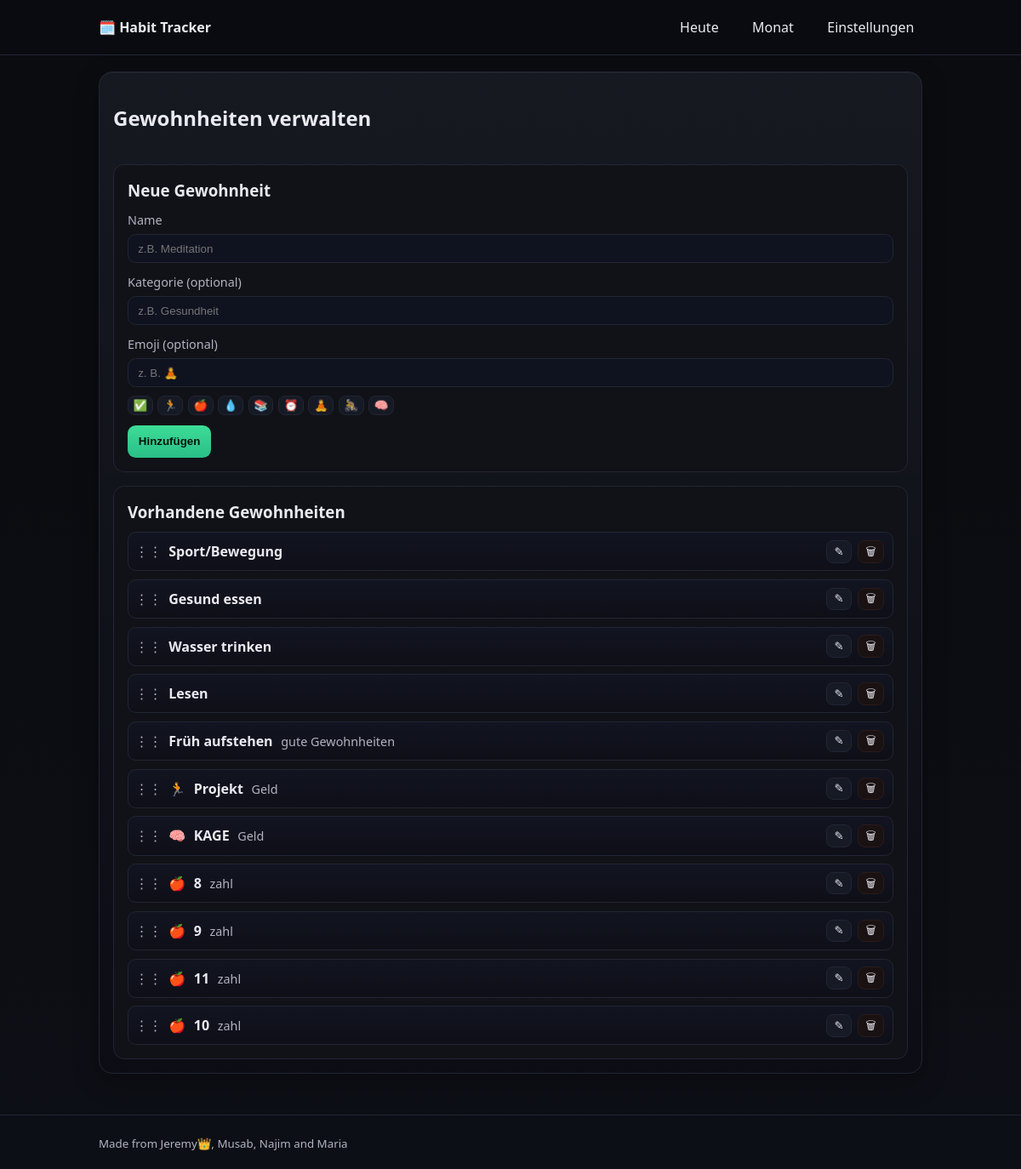
The page /settings on the database its author committed.
### app.py (models this page shows)
class Habit(db.Model):
    __tablename__ = 'habits'
    id = db.Column(db.Integer, primary_key=True)
    name = db.Column(db.String(200), nullable=False)
    category = db.Column(db.String(100))
    position = db.Column(db.Integer, default=0)
    created_at = db.Column(db.DateTime, default=lambda: datetime.now(TIMEZONE))
    emoji = db.Column(db.String(10))  # optionales Emoji
    entries = db.relationship('Entry', backref='habit', lazy=True, cascade='all, delete-orphan')

### app.py (the view)
@app.route('/settings')
def settings():
    habits = Habit.query.order_by(Habit.position).all()
    return render_template('settings.html', habits=habits)

### templates/settings.html (shortened to what this page needs)
{% extends "base.html" %}
{% block content %}
<div class="card">
  <div class="settings-container">
    <h2>Gewohnheiten verwalten</h2>
    <div class="add-habit-form">
      <h3>Neue Gewohnheit</h3>
      <form id="addHabitForm">
        <div class="form-group">
          <label for="habitName">Name</label>
          <input type="text" id="habitName" name="name" required placeholder="z.B. Meditation">
        </div>
        <div class="form-group">
          <label for="habitCategory">Kategorie (optional)</label>
          <input type="text" id="habitCategory" name="category" placeholder="z.B. Gesundheit">
        </div>
        <div class="form-group">
          <label for="habitEmoji">Emoji (optional)</label>
          <input type="text" id="habitEmoji" name="emoji" placeholder="z. B. 🧘" maxlength="8">
          <div class="emoji-picker" id="emojiPicker">
            <button type="button" class="emoji-btn">✅</button>
            <button type="button" class="emoji-btn">🏃</button>
            <button type="button" class="emoji-btn">🍎</button>
            <button type="button" class="emoji-btn">💧</button>
            <button type="button" class="emoji-btn">📚</button>
            <button type="button" class="emoji-btn">⏰</button>
            <button type="button" class="emoji-btn">🧘</button>
            <button type="button" class="emoji-btn">🚴</button>
            <button type="button" class="emoji-btn">🧠</button>
          </div>
        </div>
        <button type="submit" class="btn-primary">Hinzufügen</button>
      </form>
    </div>
    <div class="habits-manager">
      <h3>Vorhandene Gewohnheiten</h3>
      <div id="habitsList" class="sortable-list">
        {% for habit in habits %}
        <div class="habit-manager-item" data-habit-id="{{ habit.id|int }}">
          <div class="drag-handle" aria-label="Ziehen zum Verschieben">⋮⋮</div>
          <div class="habit-info">
            {% if habit.emoji %}<span class="habit-emoji-list">{{ habit.emoji }}</span>{% endif %}
            <span class="habit-name-display">{{ habit.name }}</span>
            {% if habit.category %}<span class="habit-category-display">{{ habit.category }}</span>{% endif %}
          </div>
          <div class="habit-actions">
            <button class="btn-edit"
              onclick='editHabit({{ habit.id|int }}, {{ habit.name|tojson }}, {{ (habit.category or "")|tojson }}, {{ (habit.emoji or "")|tojson }})'
              aria-label="Bearbeiten">✎</button>
            <button class="btn-delete"
              onclick="deleteHabit({{ habit.id|int }})"
              aria-label="Löschen">🗑</button>
          </div>
        </div>
        {% endfor %}
      </div>
    </div>
  </div>
</div>
{% endblock %}

### templates/base.html (shortened to what this page needs)
<!doctype html>
<html lang="de">
<head>
  <link rel="stylesheet" href="{{ url_for('static', filename='style.css') }}">
</head>
<body>
  <header class="app-header">
    <div class="container header-inner">
      <a class="brand" href="{{ url_for('index') }}">🗓️ Habit Tracker</a>
      <nav class="nav">
        <a href="{{ url_for('index') }}">Heute</a>
        <a href="{{ url_for('month_view') }}">Monat</a>
        <a href="{{ url_for('settings') }}">Einstellungen</a>
      </nav>
    </div>
  </header>
  <main class="container">
    {% block content %}{% endblock %}
  </main>
  <footer class="app-footer">
    <div class="container">
      <small>Made from Jeremy👑, Musab, Najim and Maria</small>
    </div>
  </footer>
</body>
</html>

### static/style.css (style rules this page uses)
:root { --bg:#0b0c10; --surface:#111217; --surface-2:#161821; --text:#eaeaf2; --text-dim:#b3b3c2; --primary:#3ddc97; --primary-2:#2abf88; --border:#222534; --danger:#f44336; --pos:#46d369; --neg:#ff6961; --progress: 0%; }
* { box-sizing:border-box }
html,body { height:100% }
body { margin:0; background:linear-gradient(180deg,#0b0c10, #0b0c10 40%, #0d0f16 100%); color:var(--text); font:16px/1.5 system-ui, -apple-system, Segoe UI, Roboto, Ubuntu, Cantarell, "Helvetica Neue", Arial, "Noto Sans", "Apple Color Emoji","Segoe UI Emoji"; }
a { color:var(--text); text-decoration:none }
.container { max-width:1000px; margin:0 auto; padding:0 1rem }
.app-header { position:sticky; top:0; z-index:10; background:rgba(11,12,16,.7); backdrop-filter:saturate(180%) blur(10px); border-bottom:1px solid var(--border); }
.header-inner { display:flex; align-items:center; justify-content:space-between; height:64px }
.brand { font-weight:700 }
.nav a { margin-left:1rem; padding:.4rem .6rem; border-radius:.6rem }
.app-footer { border-top:1px solid var(--border); margin-top:3rem; padding:1.2rem 0; color:var(--text-dim); }
.card { background:linear-gradient(180deg, rgba(29,33,44,.6), rgba(12,12,20,.8)); border:1px solid var(--border); border-radius:1rem; padding:1rem; margin:1.2rem 0; box-shadow:0 10px 30px rgba(0,0,0,.25), inset 0 1px rgba(255,255,255,.05); }
.btn-primary, .btn-secondary { border:1px solid var(--border); background:var(--surface-2); color:var(--text); padding:.5rem .8rem; border-radius:.6rem; cursor:pointer; }
.btn-primary { background:linear-gradient(180deg, var(--primary), var(--primary-2)); color:#04130c; border:none; font-weight:700 }
.sortable-list { margin-top:.6rem }
.settings-container { display:grid; gap:1rem; }
.add-habit-form, .habits-manager { background: var(--surface); border: 1px solid var(--border); border-radius: .8rem; padding: 1rem; }
.add-habit-form h3, .habits-manager h3 { margin: 0 0 .6rem }
.form-group { display:grid; gap:.35rem; margin-bottom:.7rem; }
.form-group label { color: var(--text-dim); font-size:.9rem }
.form-group input[type="text"] { background:#0f1320; border:1px solid var(--border); border-radius:.6rem; padding:.55rem .7rem; color:var(--text); }
.habits-manager #habitsList { display:grid; gap:.6rem; margin-top:.6rem; }
.habit-manager-item { display:grid; grid-template-columns: 28px 1fr auto; align-items:center; gap:.6rem; background: linear-gradient(180deg, #121421, #0e0f17); border:1px solid var(--border); border-radius:.6rem; padding:.55rem .6rem; }
.drag-handle { cursor: grab; user-select: none; color: var(--text-dim); display:flex; align-items:center; justify-content:center; }
.habit-info { display:flex; flex-wrap:wrap; gap:.35rem .6rem; align-items:baseline; }
.habit-name-display { font-weight:600 }
.habit-category-display { color:var(--text-dim); font-size:.9rem }
.habit-actions { display:flex; gap:.4rem; }
.habit-actions .btn-edit, .habit-actions .btn-delete { border:1px solid var(--border); background:#161a25; color:var(--text); padding:.35rem .55rem; border-radius:.5rem; line-height:1; }
.habit-actions .btn-delete { border-color:#2a1b1b; background:#1a1212 }
.btn-primary, .btn-secondary { height: 38px; }
.emoji-picker { display:flex; flex-wrap:wrap; gap:.35rem; margin-top:.25rem; }
.emoji-btn { border:1px solid var(--border); background:#161a25; color:var(--text); border-radius:.5rem; padding:.25rem .35rem; cursor:pointer; line-height:1; }
.habit-emoji-list { font-size:1rem }

### rows shown on the page
Habit: name "Sport/Bewegung"
Habit: name "Gesund essen"
Habit: name "Wasser trinken"
Habit: name "Lesen"
Habit: name "Früh aufstehen", category "gute Gewohnheiten"
Habit: emoji "🏃", name "Projekt", category "Geld"
Habit: emoji "🧠", name "KAGE", category "Geld"
Habit: emoji "🍎", name "8", category "zahl"
Habit: emoji "🍎", name "9", category "zahl"
Habit: emoji "🍎", name "11", category "zahl"
Habit: emoji "🍎", name "10", category "zahl"
